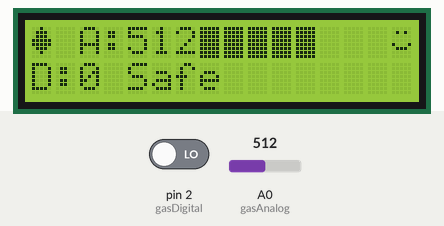
A sketch run on a simulated Arduino Uno, built with avr-gcc and run on an emulated ATmega328P. Parts: 16×2 character LCD. The inputs (shaded band) are chosen by the test bench; at power-on: pin 2 (gasDigital) LOW, A0 (gasAnalog) = 512.

Above: at 2.8 s.
2.9 s: pin 2 (gasDigital) driven HIGH
At 3.6 s:
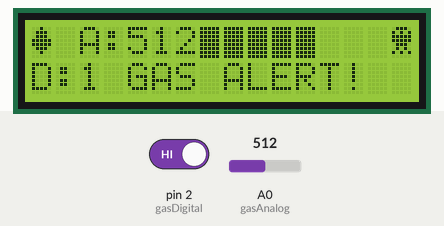
5.9 s: A0 (gasAnalog) set to 716
At 7.1 s:
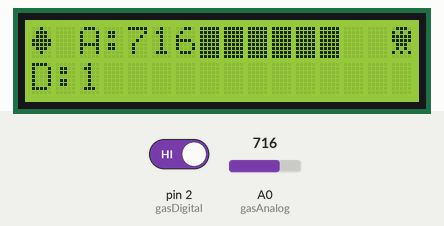
8.9 s: A0 (gasAnalog) set to 729
At 9.9 s:
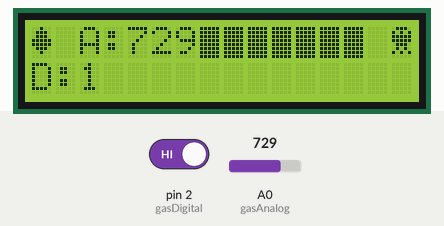
11.9 s: pin 2 (gasDigital) driven LOW
At 13.2 s:
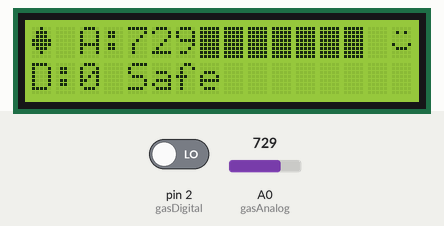
13.5 s: A0 (gasAnalog) set to 900
At 14.1 s:
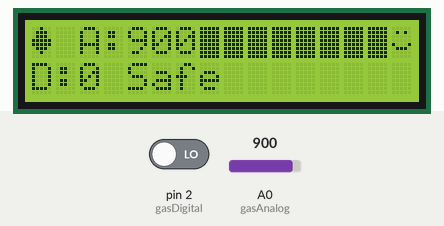
16.5 s: pin 2 (gasDigital) driven HIGH
At 17.3 s:
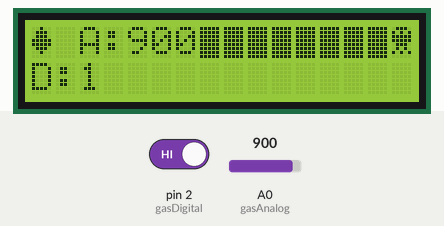
Timing chart, 0 to 19.5 s (numbered marks = the images above; inputs shaded):
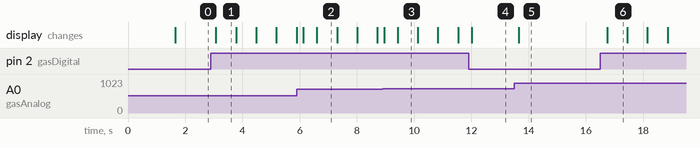

Measured:
- the behaviour switches between 716 and 717 on A0 (gasAnalog) (found by bisection; images 2 and 3)
- after the input at 2.9 s, the display: changes after 0.17 s (image 1)
- after the input at 5.9 s, the display: first changes after 0.23 s (image 2 shows a later state)
- after the input at 8.9 s, the display: first changes after 0.05 s (image 3 shows a later state)
- after the input at 11.9 s, the display: changes after 0.11 s (image 4)
- after the input at 13.5 s, the display: changes after 0.16 s (image 5)
- after the input at 16.5 s, the display: changes after 0.24 s (image 6)

The sketch:

Gas_sensor_Lcd.ino
```cpp
#include <Wire.h>
#include <LiquidCrystal_I2C.h>

// ---------- LCD ----------
LiquidCrystal_I2C lcd(0x27, 16, 2);

// ---------- Sensor Pins ----------
const int gasAnalog = A0;
const int gasDigital = 2;

// ---------- Blinking Alert ----------
unsigned long previousMillis = 0;
const long blinkInterval = 500;
bool showAlert = false;

// ---------- Custom Icons ----------
// Gas icon ⛽
byte gasIcon[8] = {
  B00100,
  B01110,
  B01110,
  B11111,
  B11111,
  B01110,
  B00100,
  B00000
};

// Smiley 😀
byte smiley[8] = {
  B00000,
  B01010,
  B00000,
  B00000,
  B10001,
  B01110,
  B00000,
  B00000
};

// Skull 💀 (alert)
byte skullIcon[8] = {
  B01110,
  B10101,
  B11111,
  B11111,
  B01110,
  B01010,
  B10101,
  B00000
};

void setup() {
  pinMode(gasDigital, INPUT);

  lcd.init();
  lcd.backlight();

  // Load custom emojis
  lcd.createChar(0, gasIcon);
  lcd.createChar(1, smiley);
  lcd.createChar(2, skullIcon);

  // Startup animation
  lcd.setCursor(0, 0);
  lcd.write(byte(0)); // ⛽
  lcd.print(" Gas Monitor  ");
  lcd.setCursor(0, 1);
  lcd.print(" Initializing..");
  delay(1500);
  lcd.clear();
}

void loop() {
  int analogValue = analogRead(gasAnalog);
  int digitalValue = digitalRead(gasDigital);

  // ---------- LINE 1: Analog Value + Bar ----------
  lcd.setCursor(0, 0);
  lcd.write(byte(0));        // ⛽ icon
  lcd.print(" A:");
  lcd.print(analogValue);
  lcd.print(" ");

  // Bar graph (10 blocks)
  int barLength = map(analogValue, 0, 1023, 0, 10);
  lcd.setCursor(7, 0);
  for (int i = 0; i < 10; i++) {
    if (i < barLength) lcd.write(byte(255)); // Solid block
    else lcd.print(" ");
  }

  // ---------- LINE 2: Digital Status + Emoji ----------
  lcd.setCursor(0, 1);
  lcd.print("D:");
  lcd.print(digitalValue);
  lcd.print(" ");

  if (digitalValue == 1) {
    // Blinking GAS ALERT!
    unsigned long currentMillis = millis();
    if (currentMillis - previousMillis >= blinkInterval) {
      previousMillis = currentMillis;
      showAlert = !showAlert;
    }

    lcd.setCursor(4, 1);
    if (showAlert) {
      lcd.print("GAS ALERT!");
    } else {
      lcd.print("          "); // clear the alert space
    }

    // Show skull icon at last column
    lcd.setCursor(15, 0);
    lcd.write(byte(2)); // skull
  }
  else {
    lcd.setCursor(4, 1);
    lcd.print("Safe        ");
    lcd.setCursor(15, 0);
    lcd.write(byte(1));  // 😀 icon
  }

  delay(200);
}
```
